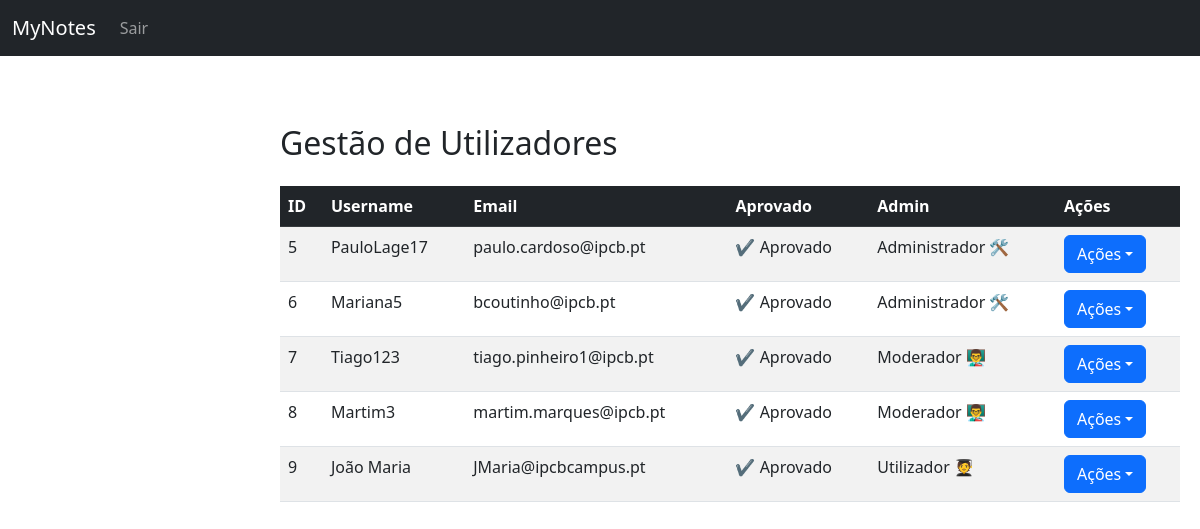
/MyNotes/aprovar_contas.php (signed in), run on an earlier commit of the app's database.
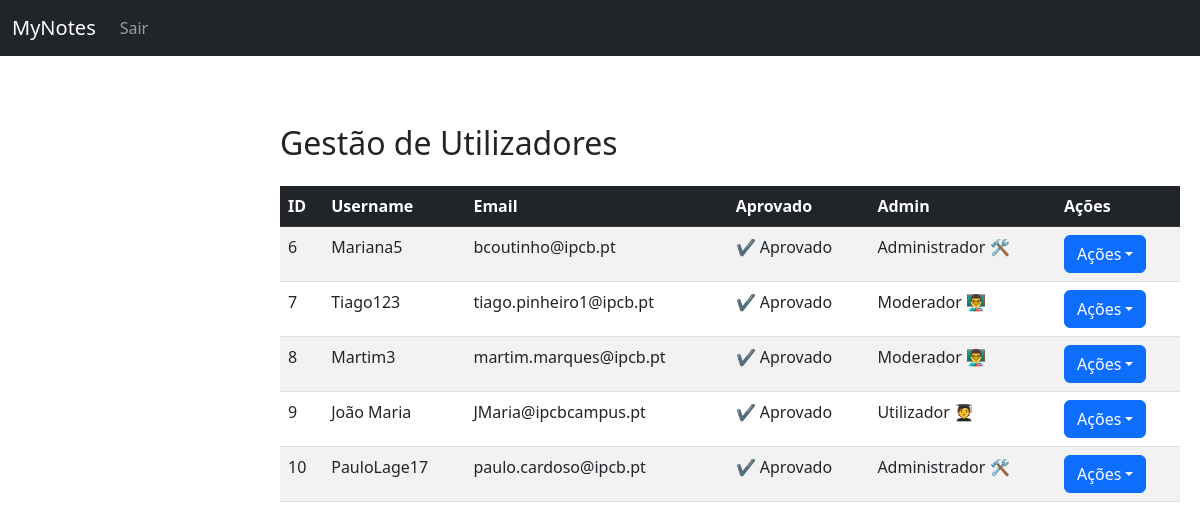
And on a later commit of the database.
### tables this page shows
CREATE TABLE `userdata` (
  `id` int(11) NOT NULL AUTO_INCREMENT,
  `username` varchar(20) NOT NULL,
  `email` varchar(100) NOT NULL,
  `password` varchar(255) NOT NULL,
  `aprovado` tinyint(1) NOT NULL DEFAULT 0,
  `admin` tinyint(2) NOT NULL DEFAULT 0,
  `escola` int(11) DEFAULT NULL,
  PRIMARY KEY (`id`),
  UNIQUE KEY `username` (`username`),
  UNIQUE KEY `email` (`email`),
  KEY `fk_userdata_escola` (`escola`),
  CONSTRAINT `fk_userdata_escola` FOREIGN KEY (`escola`) REFERENCES `escolas` (`id`) ON DELETE SET NULL
);

### MyNotes/aprovar_contas.php (the view, shortened to what this page needs)
<?php
require_once "config.php";
$sql = "SELECT id, username, email, aprovado, admin FROM userdata";
$stmt = $conn->prepare($sql);
$stmt->execute();
$users = $stmt->fetchAll(PDO::FETCH_ASSOC);
?>
<!DOCTYPE html>
<html lang="pt">
<head>
    <link href="https://cdn.jsdelivr.net/npm/bootstrap@5.3.0/dist/css/bootstrap.min.css" rel="stylesheet">
    <link rel="stylesheet" href="styles.css">
</head>
<body>
    <nav class="navbar navbar-expand-lg navbar-dark bg-dark">
        <div class="container-fluid">
            <a class="navbar-brand" href="index.php">MyNotes</a>
            <div class="collapse navbar-collapse" id="navbarNav">
                <ul class="navbar-nav w-100 align-items-center">
                    <?php if (isset($_SESSION["user_id"])): ?>
                        <li class="nav-item"><a class="nav-link" href="logout.php">Sair</a></li>
                    <?php else: ?>
                        <li class="nav-item"><a class="nav-link" href="login.php">Login</a></li>
                    <?php endif; ?>
                </ul>
            </div>
        </div>
    </nav>
    <div class="content container mt-5">
        <h2 class="mb-4">Gestão de Utilizadores</h2>
        <table class="table table-striped">
            <thead class="table-dark">
                <tr>
                    <th>ID</th>
                    <th>Username</th>
                    <th>Email</th>
                    <th>Aprovado</th>
                    <th>Admin</th>
                    <th>Ações</th>
                </tr>
            </thead>
            <tbody>
                <?php foreach ($users as $user): ?>
                    <tr>
                        <td><?= htmlspecialchars($user['id']) ?></td>
                        <td><?= htmlspecialchars($user['username']) ?></td>
                        <td><?= htmlspecialchars($user['email']) ?></td>
                        <td><?= $user['aprovado'] ? "✔️ Aprovado" : "❌ Pendente" ?></td>
                        <td>
                            <?php
                            if ($user['admin'] == 2) {
                                echo "Administrador 🛠️";
                            } elseif ($user['admin'] == 1) {
                                echo "Moderador 👨‍🏫";
                            } else {
                                echo "Utilizador 🧑‍🎓";
                            }
                            ?>
                        </td>
                        <td>
                            <div class="dropdown">
                                <button class="btn btn-primary dropdown-toggle" type="button"
                                    data-bs-toggle="dropdown">Ações</button>
                            </div>
                        </td>
                    </tr>
                <?php endforeach; ?>
            </tbody>
        </table>
    </div>
</body>
</html>

### MyNotes/styles.css (style rules this page uses)
.content { margin-left: 260px; padding: 20px; max-width: calc(100% - 260px); }

What changed in the data, as far as the page shows it:
removed userdata: id "5", username "PauloLage17", email "paulo.cardoso@ipcb.pt", aprovado "✔️ Aprovado", admin "Administrador 🛠️"
added userdata: id "10", username "PauloLage17", email "paulo.cardoso@ipcb.pt", aprovado "✔️ Aprovado", admin "Administrador 🛠️"
